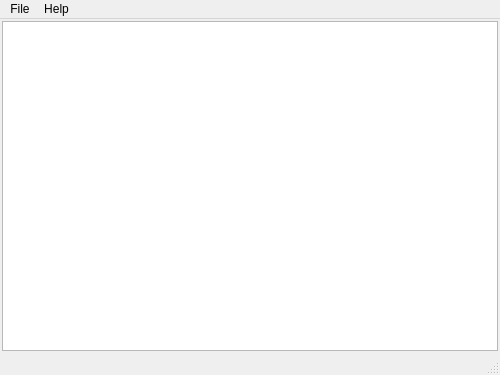
<?xml version="1.0" encoding="UTF-8"?>
<ui version="4.0">
 <class>SerialTable</class>
 <widget class="QDockWidget" name="SerialTable">
  <property name="geometry">
   <rect>
    <x>0</x>
    <y>0</y>
    <width>500</width>
    <height>375</height>
   </rect>
  </property>
  <property name="minimumSize">
   <size>
    <width>400</width>
    <height>300</height>
   </size>
  </property>
  <widget class="QMainWindow" name="mainWindow">
   <property name="dockNestingEnabled">
    <bool>true</bool>
   </property>
   <widget class="QWidget" name="centralWidget">
    <layout class="QGridLayout" name="gridLayout">
     <property name="leftMargin">
      <number>2</number>
     </property>
     <property name="topMargin">
      <number>2</number>
     </property>
     <property name="rightMargin">
      <number>2</number>
     </property>
     <property name="bottomMargin">
      <number>2</number>
     </property>
     <property name="spacing">
      <number>0</number>
     </property>
     <item row="0" column="0">
      <widget class="QTableWidget" name="tableWidget">
       <property name="alternatingRowColors">
        <bool>true</bool>
       </property>
       <property name="cornerButtonEnabled">
        <bool>false</bool>
       </property>
      </widget>
     </item>
    </layout>
   </widget>
   <widget class="QMenuBar" name="menuBar">
    <property name="geometry">
     <rect>
      <x>0</x>
      <y>0</y>
      <width>500</width>
      <height>21</height>
     </rect>
    </property>
    <widget class="QMenu" name="menuFile">
     <property name="title">
      <string>File</string>
     </property>
     <addaction name="actionFind_Item"/>
     <addaction name="separator"/>
     <addaction name="actionOpen_Table"/>
     <addaction name="actionSave_Table"/>
     <addaction name="separator"/>
     <addaction name="actionClose_Window"/>
    </widget>
    <widget class="QMenu" name="menuHelp">
     <property name="title">
      <string>Help</string>
     </property>
     <addaction name="actionGeneral_Help"/>
     <addaction name="actionTable_Help"/>
    </widget>
    <addaction name="menuFile"/>
    <addaction name="menuHelp"/>
   </widget>
   <widget class="QStatusBar" name="statusBar"/>
  </widget>
  <action name="actionFind_Item">
   <property name="text">
    <string>Find Item</string>
   </property>
   <property name="shortcut">
    <string>Ctrl+F</string>
   </property>
  </action>
  <action name="actionOpen_Table">
   <property name="enabled">
    <bool>false</bool>
   </property>
   <property name="text">
    <string>Open Table</string>
   </property>
   <property name="shortcut">
    <string>Ctrl+O</string>
   </property>
   <property name="visible">
    <bool>false</bool>
   </property>
  </action>
  <action name="actionSave_Table">
   <property name="text">
    <string>Save Table</string>
   </property>
   <property name="shortcut">
    <string>Ctrl+S</string>
   </property>
  </action>
  <action name="actionClose_Window">
   <property name="text">
    <string>Close Window</string>
   </property>
   <property name="shortcut">
    <string>Ctrl+Q</string>
   </property>
  </action>
  <action name="actionGeneral_Help">
   <property name="text">
    <string>General Help</string>
   </property>
  </action>
  <action name="actionTable_Help">
   <property name="text">
    <string>Table Help</string>
   </property>
  </action>
 </widget>
 <resources/>
 <connections/>
</ui>
